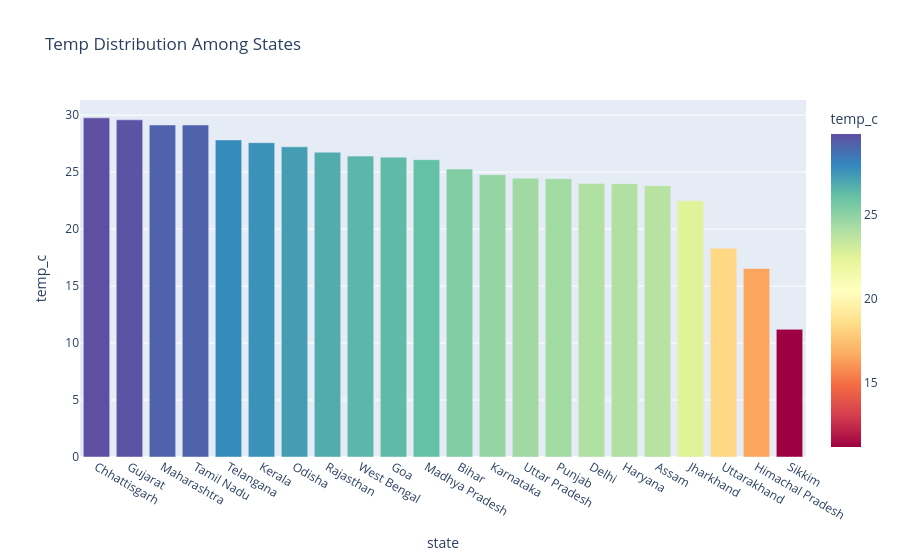

The notebook cell saved with this chart:
### Code cell
TempBar = px.bar(
    Temp,
    x='state',
    y='temp_c',
    color='temp_c',
    color_continuous_scale='spectral',
    title = 'Temp Distribution Among States'
)
TempBar.show()

### Figure 1 — Plotly figure (JSON) as saved in the notebook; plotly's stock layout.template omitted (floating-point values rounded to 4 significant figures)
{"data": [{"hovertemplate": "state=%{x}<br>temp_c=%{marker.color}<extra></extra>", "legendgroup": "", "marker": {"color": [29.76, 29.59, 29.14, 29.14, 27.82, 27.58, 27.22, 26.75, 26.4, 26.31, 26.09, 25.27, 24.77, 24.46, 24.42, 23.99, 23.99, 23.81, 22.49, 18.33, 16.54, 11.2], "coloraxis": "coloraxis", "pattern": {"shape": ""}}, "name": "", "orientation": "v", "showlegend": false, "textposition": "auto", "type": "bar", "x": ["Chhattisgarh", "Gujarat", "Maharashtra", "Tamil Nadu", "Telangana", "Kerala", "Odisha", "Rajasthan", "West Bengal", "Goa", "Madhya Pradesh", "Bihar", "Karnataka", "Uttar Pradesh", "Punjab", "Delhi", "Haryana", "Assam", "Jharkhand", "Uttarakhand", "Himachal Pradesh", "Sikkim"], "xaxis": "x", "y": [29.76, 29.59, 29.14, 29.14, 27.82, 27.58, 27.22, 26.75, 26.4, 26.31, 26.09, 25.27, 24.77, 24.46, 24.42, 23.99, 23.99, 23.81, 22.49, 18.33, 16.54, 11.2], "yaxis": "y"}], "layout": {"barmode": "relative", "coloraxis": {"colorbar": {"title": {"text": "temp_c"}}, "colorscale": [[0, "rgb(158,1,66)"], [0.1, "rgb(213,62,79)"], [0.2, "rgb(244,109,67)"], [0.3, "rgb(253,174,97)"], [0.4, "rgb(254,224,139)"], [0.5, "rgb(255,255,191)"], [0.6, "rgb(230,245,152)"], [0.7, "rgb(171,221,164)"], [0.8, "rgb(102,194,165)"], [0.9, "rgb(50,136,189)"], [1, "rgb(94,79,162)"]]}, "legend": {"tracegroupgap": 0}, "title": {"text": "Temp Distribution Among States"}, "xaxis": {"anchor": "y", "domain": [0, 1], "title": {"text": "state"}}, "yaxis": {"anchor": "x", "domain": [0, 1], "title": {"text": "temp_c"}}}}
